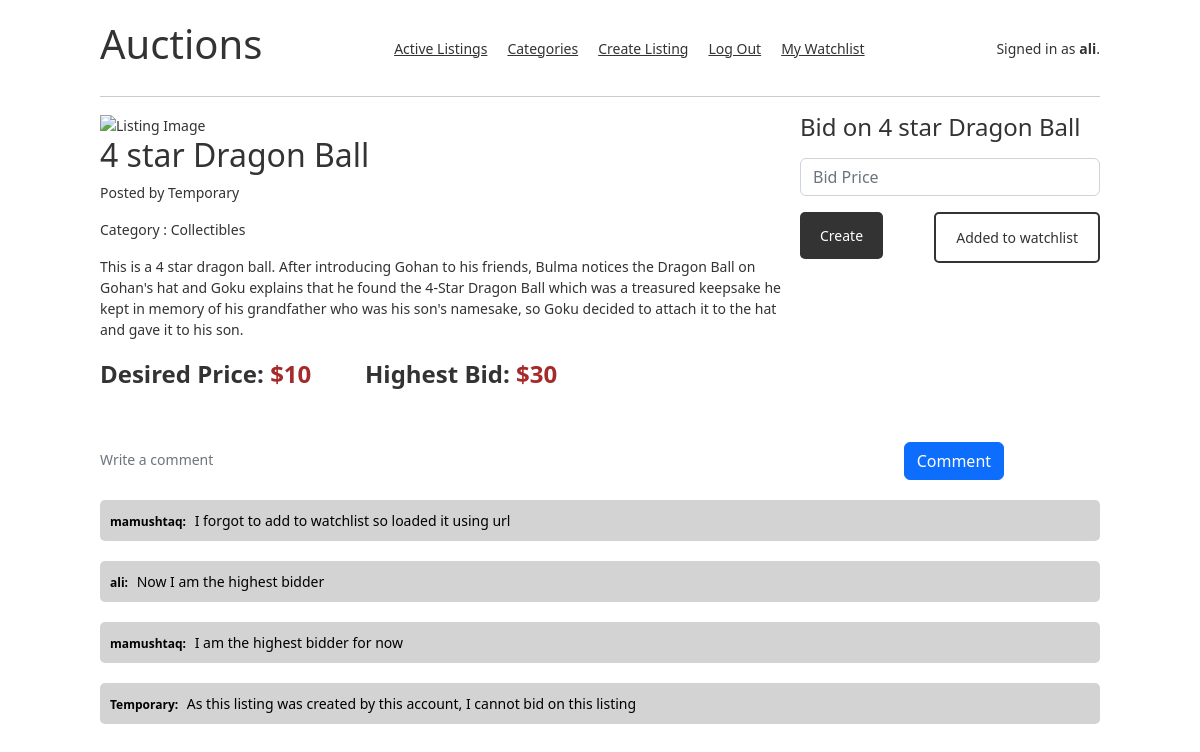
The page /2/listing (signed in) on the database its author committed.
### auctions/models.py (models this page shows)
class User(AbstractUser):
    id = models.AutoField(primary_key=True)
    wishlist = models.ManyToManyField('Listings')
    pass

class Listings(models.Model):
    id = models.AutoField(primary_key=True)
    title = models.CharField(max_length=64)
    description = models.CharField(max_length=500)
    image_url = models.CharField(max_length=500)
    desired_price = models.IntegerField(null=True, default=0)
    users = models.CharField(max_length=64)
    highest_bid = models.IntegerField(null=True, default=0)
    active = models.BooleanField(default=True)
    bid = models.OneToOneField(
        Bids, on_delete=models.CASCADE, primary_key=False, null=True)
    category = models.OneToOneField(
        'Categories', on_delete=models.CASCADE, primary_key=False, null=True)

class Categories(models.Model):
    id = models.AutoField(primary_key=True)
    title = models.CharField(max_length=64)

class Comments(models.Model):
    id = models.AutoField(primary_key=True)
    comment = models.CharField(max_length=200)
    user = models.CharField(max_length=64)
    listing = models.IntegerField(null=True, default=0)

### auctions/views.py (the view)
# urls.py: path("<int:listing_id>/listing", views.listing, name="listing"),
def listing(request, listing_id):
    try:
        listing_obj = Listings.objects.get(id=listing_id)
    except Listings.DoesNotExist:
        return render(request, "auctions/listing.html", {
            "message": "This listing does not exist"
        })
    return render(request, "auctions/listing.html", {
        "listing": listing_obj,
        "comments": Comments.objects.all().order_by('-id'),
        "addedtowatchlist": checkwatchlist(request, listing_id)
    })

### auctions/views.py (called while the page is built)
def checkwatchlist(request, listing_id):
    if request.user.is_authenticated:
        for watch in request.user.wishlist.all():
            if (watch.id == listing_id):
                return True
            else:
                return False
    return False

### auctions/templates/auctions/listing.html (shortened to what this page needs)
{% extends "auctions/layout.html" %}
{% block body %}
{% if message %}
<h1>{{message}}</h1>
{% else %}
<div class="listing_details">
    <img src="{{listing.image_url}}" class="listing_img" alt="Listing Image">
    <div class="listing_desc">
        <h2>{{listing.title}}</h2>
        <p class="posted_by">Posted by {{listing.users}}</p>
        <p class="posted_by">Category : {{listing.category.title}}</p>
        <p>{{listing.description}}</p>
        <div>
            <span class="price_heading">Desired Price: </span><span class="price">${{listing.desired_price}}</span>
            <span class="price_heading">Highest Bid: </span><span class="price">${{listing.highest_bid}}</span>
        </div>
    </div>
</div>
<div class="create_bid">
    {% if listing.users != user.username and listing.active %}
    <h4>Bid on {{listing.title}}</h4>
    <form action="{% url 'createbid' listing.id %}" method="post">
        <div class="form-group">
            <input autofocus class="form-control" type="number" name="Bid_Price" placeholder="Bid Price">
        </div>
        <input class="button" style="float: left;" type="submit" value="Create">
        {% if addedtowatchlist %}
        <a class="button" id="added_to_watchlist" href="{% url 'removefromwatchlist' listing.id %}">Added to
            watchlist</a>
        {% else %}
        <a class="button" href="{% url 'addtowishlist' listing.id %}">Add to watchlist</a>
        {% endif %}
    </form>
    {% elif listing.users == user.username %}
    <a class="button" href="{% url 'closelisting' listing.id %}">Close Listing</a>
    {% endif %}
</div>
<div class="listing_comments">
    <form action="{% url 'comment' listing.id %}" method="post">
        <input autofocus class="form-control comment_form" type="text" name="comment" placeholder="Write a comment">
        <input class="btn btn-primary" type="submit" value="Comment">
    </form>
    {% for comment in comments %}
    {% if comment.listing == listing.id %}
    <div class="comment">
        <span class="comment_user">{{comment.user}}:</span> <span class="commented_line">{{comment.comment}}</span>
    </div>
    {% endif %}
    {% endfor %}
</div>
{% endif %}
{% endblock %}

### auctions/templates/auctions/layout.html (shortened to what this page needs)
{% load static %}
<!DOCTYPE html>
<html lang="en">
<head>
    <link rel="stylesheet" href="https://stackpath.bootstrapcdn.com/bootstrap/4.4.1/css/bootstrap.min.css"
>
    <link href="https://cdn.jsdelivr.net/npm/bootstrap@5.2.0/dist/css/bootstrap.min.css" rel="stylesheet"
>
    <link href="{% static 'auctions/styles.css' %}" rel="stylesheet">
</head>
<body>
    <header>
        <h1>Auctions</h1>
        <nav>
            <a class="navigation" href="{% url 'index' %}">Active Listings</a>
            <a class="navigation" href="{% url 'categories' %}">Categories</a>
            {% if user.is_authenticated %}
            <a class="navigation" href="{% url 'createlisting' %}">Create Listing</a>
            <a class="navigation" href="{% url 'logout' %}">Log Out</a>
            <a class="navigation" href="{% url 'watchlist' %}">My Watchlist</a>
            {% else %}
            <a class="navigation" href="{% url 'login' %}">Log In</a>
            <a class="navigation" href="{% url 'register' %}">Register</a>
            {% endif %}
        </nav>
        <div>
            {% if user.is_authenticated %}
            Signed in as <strong>{{ user.username }}</strong>.
            {% else %}
            Not signed in.
            {% endif %}
        </div>
    </header>
    <main>
        <hr>
        {% block body %}
        {% endblock %}
    </main>
</body>
</html>

### auctions/static/auctions/styles.css (style rules this page uses)
body { padding: 10px; }

### auctions/templates/auctions/layout.html (style rules this page uses)
body { padding: 10px; font-size: 14px; font-family: system-ui, -apple-system, BlinkMacSystemFont, 'Segoe UI', Roboto, Oxygen, Ubuntu, Cantarell, 'Open Sans', 'Helvetica Neue', sans-serif; color: #333; width: 1080px; margin: 20px auto 0 auto; padding: 0 20px 20px 20px; }
main { margin: 20px auto 0 auto; padding: 0 20px 20px 20px; }
header { display: flex; justify-content: space-between; align-items: center; flex-direction: row; color: #333; padding: 0 20px; }
nav { display: flex; flex-direction: row; }
.navigation { color: #333; font-family: system-ui, -apple-system, BlinkMacSystemFont, 'Segoe UI', Roboto, Oxygen, Ubuntu, Cantarell, 'Open Sans', 'Helvetica Neue', sans-serif; margin: 5px 10px; }
.listing_details { width: 70%; float: left; margin-bottom: 50px; }
.listing_img { max-width: 100%; max-height: 300px; }
.create_bid { width: 30%; float: right; }
.price_heading { font-size: 24px; font-weight: 600; }
.price { font-size: 24px; font-weight: 700; color: brown; margin-right: 50px; }
.listing_comments { margin: 20px 0px; }
.comment_form { all: unset; width: 80%; }
.comment_user { font-size: 12px; font-weight: 600; margin-right: 5px; }
.comment { width: 100%; background-color: lightgray; color: #000; margin: 20px 0px; padding: 10px; border-radius: 5px; }
.button { all: unset; color: #fff; background-color: #333; padding: 13px 20px; border-radius: 5px; cursor: pointer; float: right; }
#added_to_watchlist { all: unset; color: #333; border: 2px solid #333; border-radius: 5px; padding: 13px 20px; border-radius: 5px; float: right; }

### rows shown on the page
User: username "ali"
Listings: title "4 star Dragon Ball", users "Temporary", category "Collectibles", description "This is a 4 star dragon ball. After introducing Gohan to his friends, Bulma notices the Dragon Ball on Gohan's hat and Goku explains that he found the 4-Star Dragon Ball which was a treasured keepsake he kept in memory of his grandfather who was his son's namesake, so Goku decided to attach it to the hat and gave it to his son.", desired_price "10", highest_bid "30"
Comments: user "mamushtaq", comment "I forgot to add to watchlist so loaded it using url"
Comments: user "ali", comment "Now I am the highest bidder"
Comments: user "mamushtaq", comment "I am the highest bidder for now"
Comments: user "Temporary", comment "As this listing was created by this account, I cannot bid on this listing"
